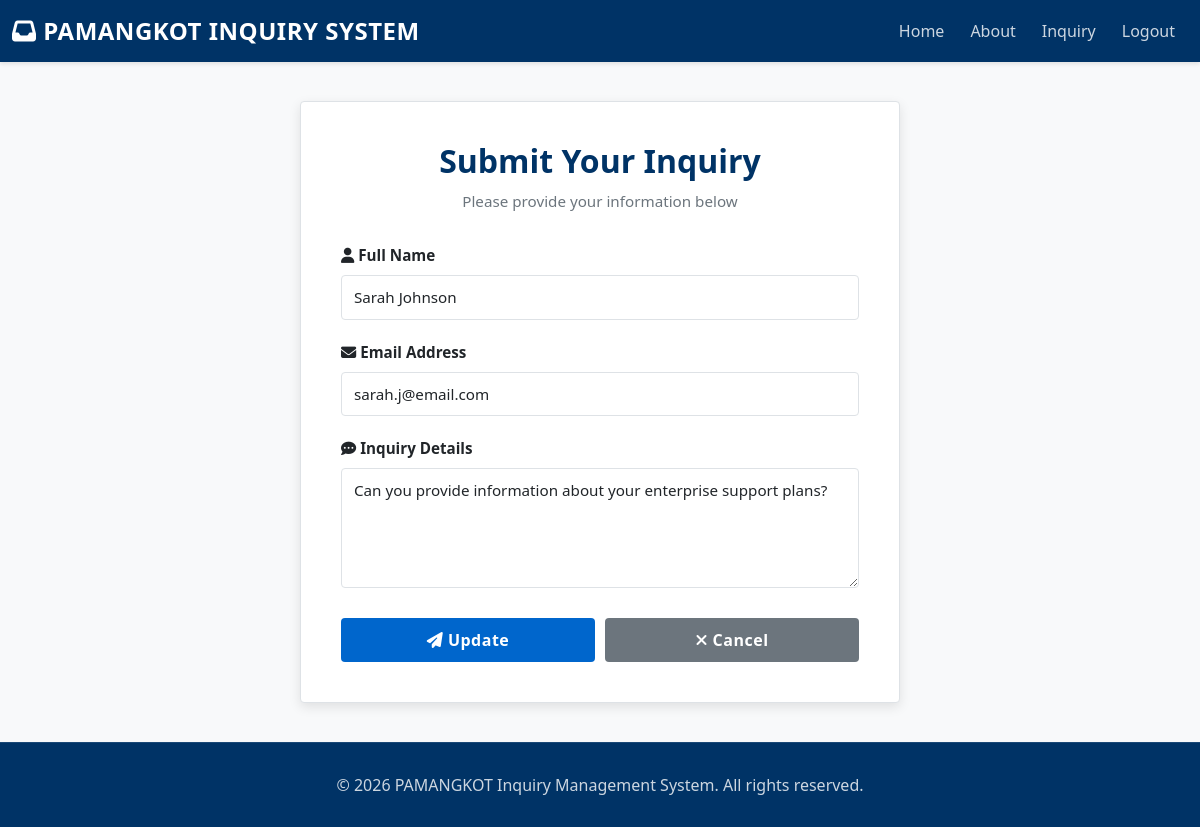
The page /inquiry/2/edit (signed in) on the database its author committed.
### tables this page shows
CREATE TABLE inquiry (id integer primary key autoincrement, name text, email text, inquiry text);

### capstone.py (the view)
@app.route('/inquiry/<int:inquiry_id>/edit', methods=['GET'])
def edit_inquiry(inquiry_id):
    if 'user_logged_in' not in session:
        flash('Please log in to access this page', 'warning')
        return redirect(url_for('index'))
    initDB()
    row = getInquiryById(inquiry_id)
    if not row:
        flash('Inquiry not found', 'danger')
        return redirect(url_for('dashboard'))
    return render_template('inquiry-form.html', action_url=url_for('update_inquiry', inquiry_id=inquiry_id), submit_label='Update', name_value=row[1], email_value=row[2], inquiry_value=row[3])

### capstone.py (called while the page is built)
def initDB():
    connection = sqlite3.connect("database.db")
    _cursor = connection.cursor()
    _cursor.execute("CREATE TABLE IF NOT EXISTS inquiry (id integer primary key autoincrement, name text, email text, inquiry text)")
    _cursor.execute("CREATE TABLE IF NOT EXISTS users (id integer primary key autoincrement, username text unique, password text)")
    _cursor.close()
    connection.commit()
    connection.close()

def getInquiryById(inquiry_id):
    connection = sqlite3.connect("database.db")
    _cursor = connection.cursor()
    _cursor.execute("SELECT * FROM inquiry WHERE id = ?", (inquiry_id,))
    row = _cursor.fetchone()
    _cursor.close()
    connection.close()
    return row

### templates/inquiry-form.html (shortened to what this page needs)
{% extends "base.html" %}
{% block content %}
<div class="inquiry-wrapper">
    <div class="inquiry-card">
        <h2>Submit Your Inquiry</h2>
        <p class="subtitle">Please provide your information below</p>
        <form method="POST" action="{{ action_url if action_url else url_for('add_record') }}">
            <div class="form-group">
                <label for="txtName" class="form-label">
                    <i class="fas fa-user"></i> Full Name
                </label>
                <input type="text" class="form-control" id="txtName" name="txtName" required value="{{ name_value if name_value is defined else '' }}">
            </div>
            <div class="form-group">
                <label for="txtEmail" class="form-label">
                    <i class="fas fa-envelope"></i> Email Address
                </label>
                <input type="email" class="form-control" id="txtEmail" name="txtEmail" required value="{{ email_value if email_value is defined else '' }}">
            </div>
            <div class="form-group">
                <label for="txtInquiry" class="form-label">
                    <i class="fas fa-comment-dots"></i> Inquiry Details
                </label>
                <textarea class="form-control" id="txtInquiry" name="txtInquiry" placeholder="Please describe your inquiry in detail..." required>{{ inquiry_value if inquiry_value is defined else '' }}</textarea>
            </div>
            <div class="button-group">
                <button type="submit" class="btn btn-primary">
                    <i class="fas fa-paper-plane"></i> {{ submit_label if submit_label is defined else 'Submit' }}
                </button>
                <a href="/" class="btn btn-secondary">
                    <i class="fas fa-times"></i> Cancel
                </a>
            </div>
        </form>
    </div>
</div>
{% endblock %}

### templates/base.html (style rules this page uses)
* { margin: 0; padding: 0; box-sizing: border-box; }
:root { --primary-color: #003366; --secondary-color: #0066cc; --accent-color: #1a8cff; --light-bg: #f8f9fa; --card-bg: #ffffff; --border-color: #dee2e6; --text-primary: #212529; --text-secondary: #6c757d; --success-color: #28a745; --danger-color: #dc3545; }
body { background-color: var(--light-bg); color: var(--text-primary); font-family: 'Segoe UI', Tahoma, Geneva, Verdana, sans-serif; min-height: 100vh; display: flex; flex-direction: column; }
.form-control, .form-select, textarea { border: 1px solid var(--border-color); border-radius: 4px; padding: 10px 12px; font-size: 0.95rem; transition: all 0.3s ease; }
.form-label { color: var(--text-primary); font-weight: 600; margin-bottom: 8px; font-size: 0.95rem; }
.btn { border-radius: 4px; font-weight: 600; padding: 10px 24px; border: none; transition: all 0.3s ease; text-transform: capitalize; letter-spacing: 0.5px; }
.btn-primary { background-color: var(--secondary-color); color: #ffffff; }
.btn-secondary { background-color: var(--text-secondary); color: #ffffff; }
h1, h2, h3, h4, h5, h6 { color: var(--primary-color); font-weight: 600; margin-bottom: 15px; }
h2 { font-size: 2rem; }

### templates/inquiry-form.html (style rules this page uses)
.inquiry-wrapper { width: 100%; display: flex; justify-content: center; align-items: center; height: calc(100vh - 160px); padding: 20px; box-sizing: border-box; }
.inquiry-card { width: 100%; max-width: 600px; background: var(--card-bg); border: 1px solid var(--border-color); border-radius: 4px; box-shadow: 0 4px 12px rgba(0, 0, 0, 0.1); padding: 40px; margin: 0 auto; }
.inquiry-card h2 { margin-bottom: 10px; text-align: center; border-bottom: none; }
.inquiry-card .subtitle { text-align: center; color: var(--text-secondary); margin-bottom: 30px; font-size: 0.95rem; }
.form-group { margin-bottom: 20px; }
textarea.form-control { resize: vertical; min-height: 120px; }
.button-group { display: flex; gap: 10px; margin-top: 30px; }
.button-group .btn { flex: 1; }

### rows shown on the page
inquiry: txtName "Sarah Johnson", txtEmail "sarah.j@email.com", txtInquiry "Can you provide information about your enterprise support plans?"

### other values the page prints
{{ submit_label if submit_label is defined else 'Submit' }} "Update"
